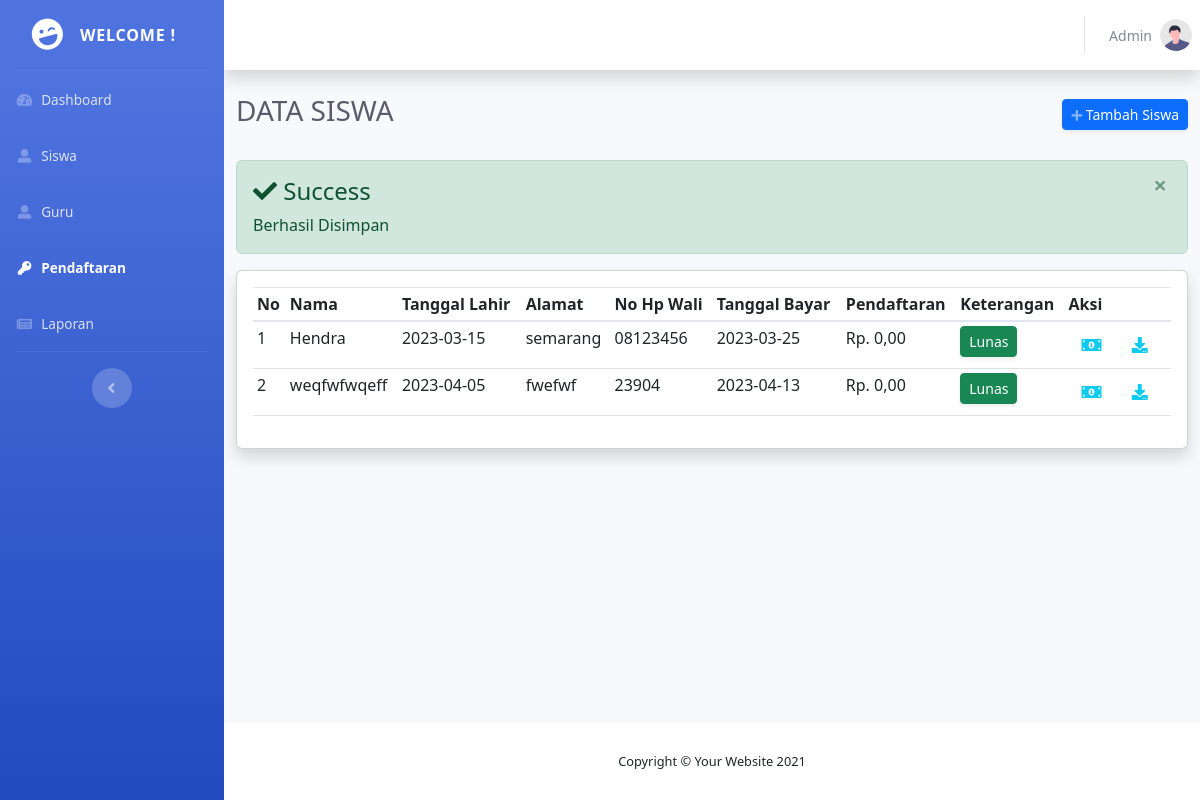
The app's page /pendaftaran.php?alert=berhasil with its own data.
### tables this page shows
CREATE TABLE `tbl_siswa` (
  `id` int(11) NOT NULL,
  `nama` varchar(255) NOT NULL,
  `ttl` date NOT NULL,
  `alamat` varchar(255) NOT NULL,
  `no_hp` varchar(255) NOT NULL,
  `tgl_masuk` date NOT NULL,
  `spp` int(11) NOT NULL,
  `pendaftaran` int(11) NOT NULL
);

### pendaftaran.php (the view, shortened to what this page needs)
<!DOCTYPE html>
<html lang="en">
<head>
    <link href="vendor/fontawesome-free/css/all.min.css" rel="stylesheet" type="text/css">
    <link rel="stylesheet" href="https://cdn.jsdelivr.net/npm/bootstrap@4.4.1/dist/css/bootstrap.min.css">
    <link href="css/sb-admin-2.min.css" rel="stylesheet">
    <link href="https://cdn.jsdelivr.net/npm/bootstrap@5.2.3/dist/css/bootstrap.min.css" rel="stylesheet">
</head>
<body id="page-top">
    <div id="wrapper">
        <ul class="navbar-nav bg-gradient-primary sidebar sidebar-dark accordion" id="accordionSidebar">
            <a class="sidebar-brand d-flex align-items-center justify-content-center" href="index.html">
                <div class="sidebar-brand-icon rotate-n-15">
                    <i class="fas fa-laugh-wink"></i>
                </div>
                <div class="sidebar-brand-text mx-3">WELCOME !</div>
            </a>
            <hr class="sidebar-divider my-0">
            <li class="nav-item ">
                <a class="nav-link" href="dashboard.php">
                    <i class="fas fa-fw fa-tachometer-alt"></i>
                    <span>Dashboard</span></a>
            </li>
            <li class="nav-item ">
                <a class="nav-link" href="siswa.php">
                    <i class="fas fa-fw fa-user-alt"></i>
                    <span>Siswa</span></a>
            </li>
            <li class="nav-item ">
                <a class="nav-link" href="guru.php">
                    <i class="fas fa-fw fa-user-alt"></i>
                    <span>Guru</span></a>
            </li>
            <li class="nav-item active ">
                <a class="nav-link" href="pendaftaran.php">
                    <i class="fas fa-fw fa-key"></i>
                    <span>Pendaftaran</span></a>
            </li>
            <li class="nav-item ">
                <a class="nav-link" href="laporan_siswa.php">
                    <i class="fas fa-fw fa-newspaper"></i>
                    <span>Laporan</span></a>
            </li>
            <hr class="sidebar-divider">
            <div class="text-center d-none d-md-inline">
                <button class="rounded-circle border-0" id="sidebarToggle"></button>
            </div>
        </ul>
        <div id="content-wrapper" class="d-flex flex-column">
            <div id="content">
                <nav class="navbar navbar-expand navbar-light bg-white topbar mb-4 static-top shadow">
                    <ul class="navbar-nav ml-auto">
                        <li class="nav-item dropdown no-arrow">
                            <a class="nav-link dropdown-toggle" href="#" id="userDropdown" role="button" data-toggle="dropdown" aria-haspopup="true" aria-expanded="false">
                                <span class="mr-2 d-none d-lg-inline text-gray-600 small">Admin</span>
                                <img class="img-profile rounded-circle" src="img/undraw_profile.svg">
                            </a>
                        </li>
                    </ul>
                </nav>
                <div class="container-fluid">
                    <div class="d-sm-flex align-items-center justify-content-between mb-4">
                        <h1 class="h3 mb-2 text-gray-800">DATA SISWA</h1>
                        <button type="button" class="d-none d-sm-inline-block btn btn-sm btn-primary shadow-sm" data-bs-toggle="modal" data-bs-target="#modal-add"><i class="fas fa-plus fa-sm text-white-50"></i> Tambah Siswa</button>
                    </div>
                    <?php
                    if (isset($_GET['alert'])) {
                        if ($_GET['alert'] == 'gagal') {
                    ?>
                            <div class="alert alert-warning alert-dismissible">
                                <button type="button" class="close" data-dismiss="alert" aria-hidden="true">×</button>
                                <h4><i class="icon fa fa-warning"></i> Peringatan !</h4>
                                Ekstensi Tidak Diperbolehkan
                            </div>
                        <?php
                        } elseif ($_GET['alert'] == "berhasil") {
                        ?>
                            <div class="alert alert-success alert-dismissible">
                                <button type="button" class="close" data-dismiss="alert" aria-hidden="true">×</button>
                                <h4><i class="icon fa fa-check"></i> Success</h4>
                                Berhasil Disimpan
                            </div>
                    <?php
                        }
                    }
                    ?>
                    <div class="card shadow mb-4">
                        <div class="card-body">
                            <div class="table-responsive">
                                <table class="table table-sm" id="dataTable" width="100%" cellspacing="0">
                                    <thead>
                                        <tr>
                                            <th>No</th>
                                            <th>Nama</th>
                                            <th>Tanggal Lahir</th>
                                            <th>Alamat</th>
                                            <th>No Hp Wali</th>
                                            <th>Tanggal Bayar</th>
                                            <th>Pendaftaran</th>
                                            <th>Keterangan</th>
                                            <th>Aksi</th>
                                        </tr>
                                    </thead>
                                    <tbody>
                                        <?php
                                        include 'koneksi.php';
                                        $nomor = 1;
                                        $data = mysqli_query($koneksi, "select * from tbl_siswa");
                                        while ($d = mysqli_fetch_array($data)) {
                                        ?>
                                            <tr>
                                                <td><?= $nomor++; ?></td>
                                                <td><?= $d['nama']; ?></td>
                                                <td><?= $d['ttl']; ?></td>
                                                <td><?= $d['alamat']; ?></td>
                                                <td><?= $d['no_hp']; ?></td>
                                                <td><?= $d['tgl_masuk']; ?></td>
                                                <td><?= "Rp. " . number_format($d['pendaftaran'], 2, ',', '.');  ?></td>
                                                <td>
                                                    <?php
                                                    $pendaftaran = $d['pendaftaran'];
                                                    if ($pendaftaran == 0) {
                                                    ?>
                                                        <div class="d-none d-sm-inline-block btn btn-sm btn-success shadow-sm">
                                                            Lunas
                                                        </div>
                                                    <?php
                                                    } else {
                                                    ?>
                                                        <div class="d-none d-sm-inline-block btn btn-sm btn-danger shadow-sm">
                                                            Belum Lunas
                                                        </div>
                                                    <?php
                                                    }
                                                    ?>
                                                </td>
                                                <td>
                                                    <button class="btn" data-bs-toggle="modal" data-bs-target="#modal-bayar<?php echo $d['id'] ?>"><i class="fas fa-money-bill-alt text-info"></i></button>
                                                    <?php
                                                    $spp = $d['spp'];
                                                    $pendaf = $d['pendaftaran'];
                                                    if ($spp == 0 && $pendaf == 0) {
                                                    ?>
                                                        <a href="laporan.php?id=<?= $d['id']; ?>"><button  class="btn"><i class="fas fa-download text-info"></i></button></a>
                                                    <?php
                                                    }
                                                    ?>
                                                </td>
                                            </tr>
                                        <?php } ?>
                                    </tbody>
                                </table>
                            </div>
                        </div>
                    </div>
                </div>
            </div>
            <footer class="sticky-footer bg-white">
                <div class="container my-auto">
                    <div class="copyright text-center my-auto">
                        <span>Copyright &copy; Your Website 2021</span>
                    </div>
                </div>
            </footer>
        </div>
    </div>
</body>
</html>

### records on screen
tbl_siswa: nama "Hendra", ttl "2023-03-15", alamat "semarang", no_hp "08123456", tgl_masuk "2023-03-25", pendaftaran "0,00", shows "Lunas"
tbl_siswa: nama "weqfwfwqeff", ttl "2023-04-05", alamat "fwefwf", no_hp "23904", tgl_masuk "2023-04-13", pendaftaran "0,00", shows "Lunas"
